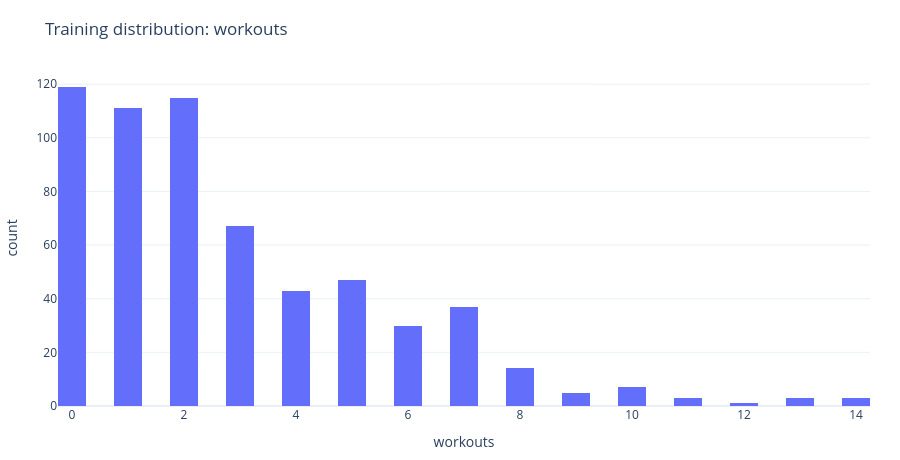
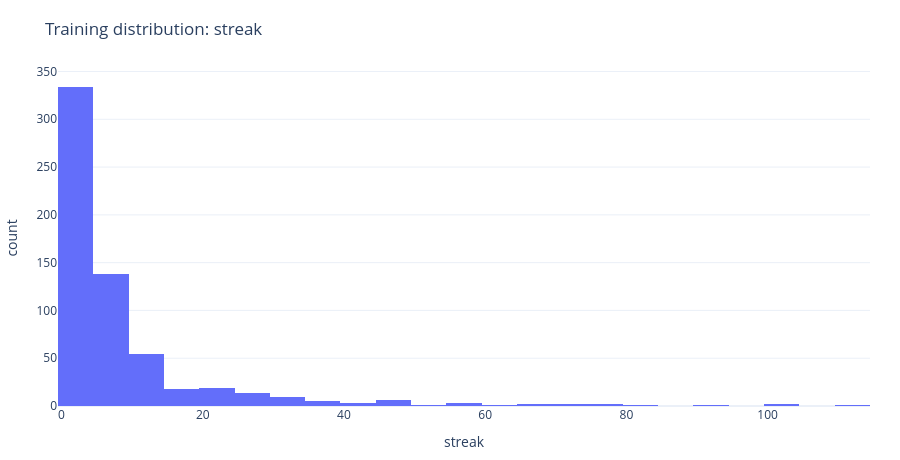
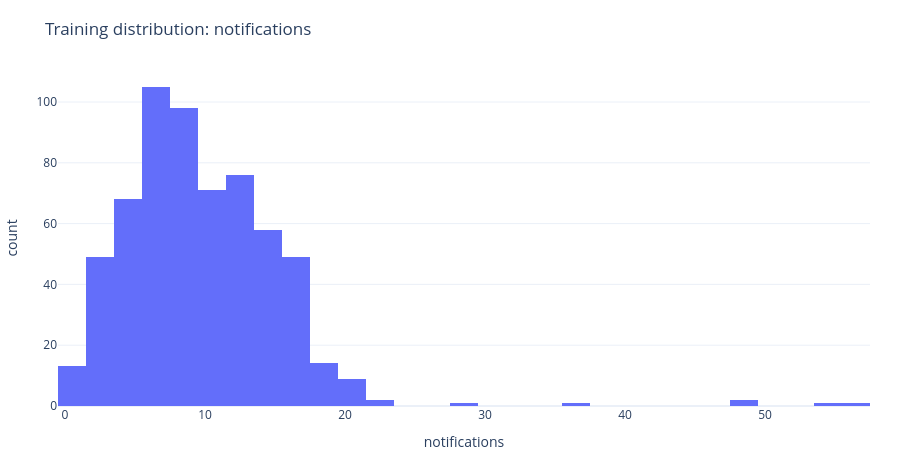
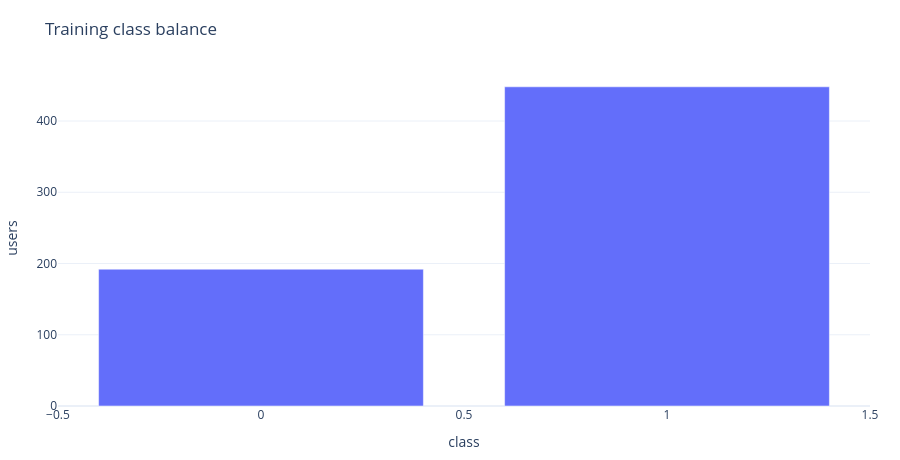

Notebook code cell kept with these figures, in order:
### Markdown cell above
## Step 3 — Training-only exploratory plots
A separate stratified index split identifies training rows before EDA. Histograms exclude NaN. Different units and right tails motivate scaling and median imputation.

### Code cell
train_index, test_index = train_test_split(frame.index, test_size=.20, stratify=frame[TARGET], random_state=SEED)
for feature in FEATURES:
    show_chart(px.histogram(frame.loc[train_index], x=feature, nbins=30, title=f"Training distribution: {feature}"))
display(frame.loc[train_index, FEATURES].describe().T)
show_chart(px.bar(frame.loc[train_index, TARGET].value_counts().rename_axis("class").reset_index(name="users"), x="class", y="users", title="Training class balance"))

### Figure 1 — Plotly figure (JSON) as saved in the notebook; plotly's stock layout.template omitted (floating-point values rounded to 4 significant figures; data arrays with more than 128 entries replaced by an {"elided": "..."} marker saying what was removed)
{"data": [{"bingroup": "x", "hovertemplate": "workouts=%{x}<br>count=%{y}<extra></extra>", "legendgroup": "", "marker": {"color": "#636efa", "pattern": {"shape": ""}}, "name": "", "nbinsx": 30, "orientation": "v", "showlegend": false, "x": {"elided": "640 float values"}, "xaxis": "x", "yaxis": "y", "type": "histogram"}], "layout": {"xaxis": {"anchor": "y", "domain": [0.0, 1.0], "title": {"text": "workouts"}}, "yaxis": {"anchor": "x", "domain": [0.0, 1.0], "title": {"text": "count"}}, "legend": {"tracegroupgap": 0}, "title": {"text": "Training distribution: workouts"}, "barmode": "relative", "margin": {"l": 30, "r": 30, "t": 70, "b": 40}, "height": 460}}

### Figure 2 — Plotly figure (JSON) as saved in the notebook; plotly's stock layout.template omitted (floating-point values rounded to 4 significant figures; data arrays with more than 128 entries replaced by an {"elided": "..."} marker saying what was removed)
{"data": [{"bingroup": "x", "hovertemplate": "streak=%{x}<br>count=%{y}<extra></extra>", "legendgroup": "", "marker": {"color": "#636efa", "pattern": {"shape": ""}}, "name": "", "nbinsx": 30, "orientation": "v", "showlegend": false, "x": {"elided": "640 float values"}, "xaxis": "x", "yaxis": "y", "type": "histogram"}], "layout": {"xaxis": {"anchor": "y", "domain": [0.0, 1.0], "title": {"text": "streak"}}, "yaxis": {"anchor": "x", "domain": [0.0, 1.0], "title": {"text": "count"}}, "legend": {"tracegroupgap": 0}, "title": {"text": "Training distribution: streak"}, "barmode": "relative", "margin": {"l": 30, "r": 30, "t": 70, "b": 40}, "height": 460}}

### Figure 3 — Plotly figure (JSON) as saved in the notebook; plotly's stock layout.template omitted (floating-point values rounded to 4 significant figures; data arrays with more than 128 entries replaced by an {"elided": "..."} marker saying what was removed)
{"data": [{"bingroup": "x", "hovertemplate": "notifications=%{x}<br>count=%{y}<extra></extra>", "legendgroup": "", "marker": {"color": "#636efa", "pattern": {"shape": ""}}, "name": "", "nbinsx": 30, "orientation": "v", "showlegend": false, "x": {"elided": "640 float values"}, "xaxis": "x", "yaxis": "y", "type": "histogram"}], "layout": {"xaxis": {"anchor": "y", "domain": [0.0, 1.0], "title": {"text": "notifications"}}, "yaxis": {"anchor": "x", "domain": [0.0, 1.0], "title": {"text": "count"}}, "legend": {"tracegroupgap": 0}, "title": {"text": "Training distribution: notifications"}, "barmode": "relative", "margin": {"l": 30, "r": 30, "t": 70, "b": 40}, "height": 460}}

### Figure 4 — Plotly figure (JSON) as saved in the notebook; plotly's stock layout.template omitted (floating-point values rounded to 4 significant figures)
{"data": [{"hovertemplate": "class=%{x}<br>users=%{y}<extra></extra>", "legendgroup": "", "marker": {"color": "#636efa", "pattern": {"shape": ""}}, "name": "", "orientation": "v", "showlegend": false, "textposition": "auto", "x": [1, 0], "xaxis": "x", "y": [448, 192], "yaxis": "y", "type": "bar"}], "layout": {"xaxis": {"anchor": "y", "domain": [0.0, 1.0], "title": {"text": "class"}}, "yaxis": {"anchor": "x", "domain": [0.0, 1.0], "title": {"text": "users"}}, "legend": {"tracegroupgap": 0}, "title": {"text": "Training class balance"}, "barmode": "relative", "margin": {"l": 30, "r": 30, "t": 70, "b": 40}, "height": 460}}
